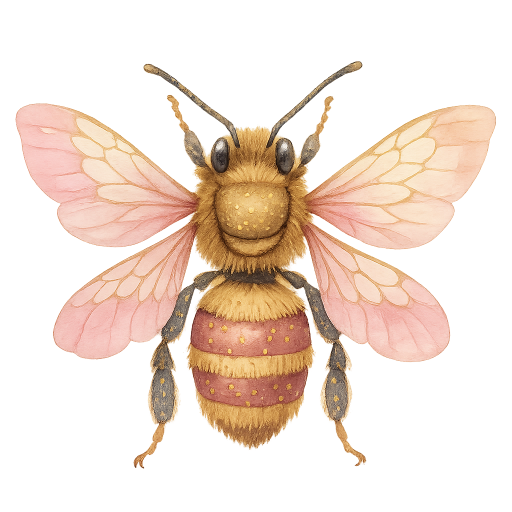
#> input picture Etsy Helper/Upscaler/01.png, 1024 x 1024 px, found by its file name (shown at 1/2 size); its folder holds only this picture in this run
$ python 12xkare-preview.py
#> lines starting #> are read from the running program, lines starting #| are printed output that depends on the picture
from PIL import Image, ImageDraw, ImageFont
import os
import subprocess

# Görsellerin bulunduğu dosya yolu.
directory = '/Users/macox/Desktop/Etsy Helper/Upscaler'

# Yeni bir 2048x2048'lik boş bir resim oluştur.
new_im = Image.new('RGB', (2048, 2048), "white")
#> new_im: PIL image 2048x2048 RGB; every value is 255

# Klasördeki tüm uygun dosyaları bul ve listele.
image_files = [os.path.join(directory, f) for f in os.listdir(directory) if f.endswith(('.jpg', '.jpeg', '.png'))]

# Dosya listesinden ilk 12 görseli al.
image_files = image_files[:12]

# Görüntüleri yükle ve RGB'ye dönüştür.
images = []
for img in image_files:
    try:
        with Image.open(img) as opened_img:
            # PNG ise ve transparanlık varsa arka planı beyaz yap
#> opened_img is the input picture: PIL image 1024x1024 RGBA; mean R, G, B, A 174.4, 139.1, 107.7, 91.6
            if opened_img.mode in ('RGBA', 'LA'):
                bg = Image.new('RGB', opened_img.size, (255, 255, 255))
#> bg: PIL image 1024x1024 RGB; every value is 255
                bg.paste(opened_img, mask=opened_img.split()[-1])
                images.append(bg)
            else:
                images.append(opened_img.convert('RGB'))
    except Exception as e:
        print(f"HATA: {img} açılırken hata: {e}")

# Görüntüleri yeni resmin içine 4x3 düzende yerleştir.
x_offset = 0
y_offset = 50  # Üst kısmına 50 piksellik beyaz arkaplan ekleyin.
for i, im in enumerate(images):
    im = im.resize((512, 512), Image.LANCZOS)
    new_im.paste(im, (x_offset, y_offset))
    x_offset += 512
    if (i + 1) % 4 == 0:
        x_offset = 0
        y_offset += 512
#> this loop made 1 pass
#> pass 1, `im = im.resize((512, 512), Image.LANCZOS)`:
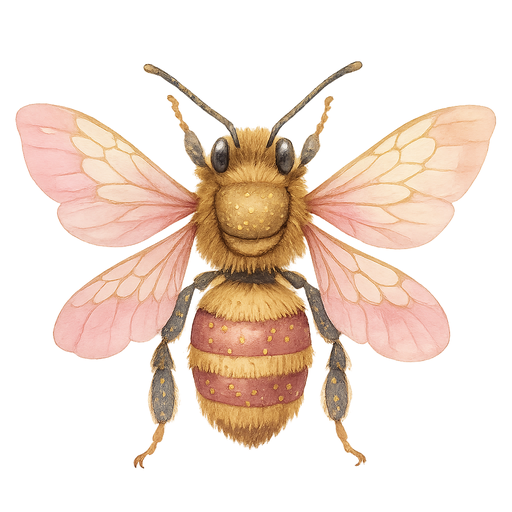
#> im: PIL image 512x512 RGB; mean R, G, B 240.1, 223.9, 212.7
#> after the loop:
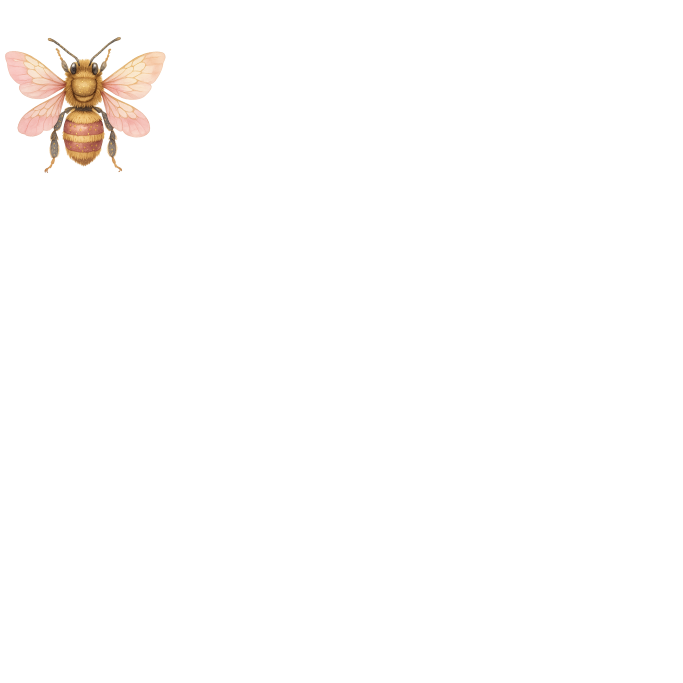
#> new_im: PIL image 2048x2048 RGB (shown at 1/3 size); mean R, G, B 254.1, 253.1, 252.4
#> after the loop, y_offset = 50

# Alt bölge için bir boşluk bırak.
bottom_section_height = 400
bottom_section = Image.new('RGB', (2048, bottom_section_height), '#ede3db')
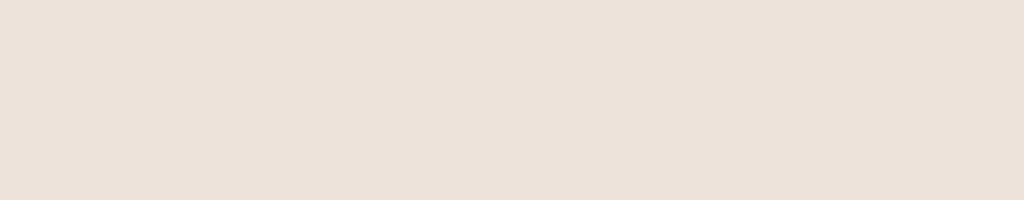
#> bottom_section: PIL image 2048x400 RGB (shown at 1/2 size); mean R, G, B 237, 227, 219
new_im.paste(bottom_section, (0, 2048 - bottom_section_height))
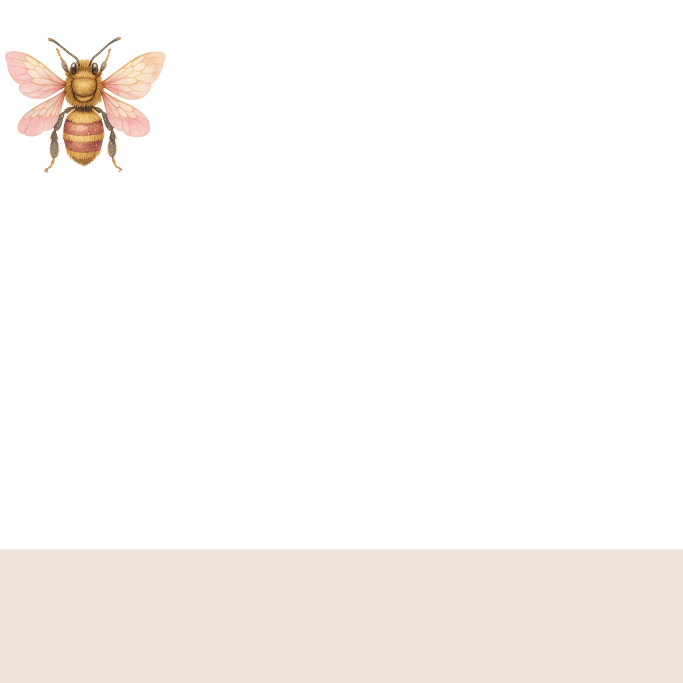
#> new_im: PIL image 2048x2048 RGB (shown at 1/3 size); mean R, G, B 250.6, 247.6, 245.3

# Alt bölgeye yazı yaz.
draw = ImageDraw.Draw(new_im)
font_path = "/Users/macox/Library/Fonts/La Luxes Serif.otf"
font_size = 50
font = ImageFont.truetype(font_path, font_size)

# Kenarlık rengi
border_color = "black"
# Kenarlık genişliği
border_width = 1

# Tüm metinlerin yüksekliği eşit olacak şekilde ayarlanır.
text_height = max([draw.textbbox((0, 0), line, font=font)[3] for line in "WHITE\nBACKGROUND".split('\n')])
#> text_height = 48

# Alt bölge yüksekliği ve metin yüksekliği hesaplamaları.
bottom_section_height = 380
vertical_padding = (bottom_section_height - text_height) // 2
#> vertical_padding = 166

# Satır arası boşluk
line_spacing = 20

# --- Alt banttaki tüm yazı bloklarını tam ortala ---
# Sol blok
left_text_lines = "TRANSPARENT\nBACKGROUND".split('\n')
left_block_height = sum([draw.textbbox((0, 0), line, font=font)[3] - draw.textbbox((0, 0), line, font=font)[1] for line in left_text_lines]) + line_spacing * (len(left_text_lines) - 1)
#> left_block_height = 96
left_text_x = 512 / 2 + 35
left_block_y = 2048 - bottom_section_height + (bottom_section_height - left_block_height) // 2 + 20
#> left_block_y = 1830
left_y = left_block_y
#> left_y = 1830
for line in left_text_lines:
    text_bbox = draw.textbbox((0, 0), line, font=font)
    text_height = text_bbox[3] - text_bbox[1]
    draw.text((left_text_x, left_y), line, font=font, fill="black", anchor="mm", stroke_width=border_width, stroke_fill=border_color)
    left_y += text_height + line_spacing
#> this loop made 2 passes
#> (text_bbox, text_height, left_y) on passes 1 to 2: ((-1, 10, 362, 48), 38, 1888), ((0, 10, 361, 48), 38, 1946)
#> after the loop, left_y = 1946

# Sağ blok
right_text_lines = "300 DPI\n4600x4600px".split('\n')
right_block_height = sum([draw.textbbox((0, 0), line, font=font)[3] - draw.textbbox((0, 0), line, font=font)[1] for line in right_text_lines]) + line_spacing * (len(right_text_lines) - 1)
#> right_block_height = 105
right_text_x = 2048 - 512 / 2
right_block_y = 2048 - bottom_section_height + (bottom_section_height - right_block_height) // 2 + 20
#> right_block_y = 1825
right_y = right_block_y
#> right_y = 1825
for line in right_text_lines:
    text_bbox = draw.textbbox((0, 0), line, font=font)
    text_height = text_bbox[3] - text_bbox[1]
    draw.text((right_text_x, right_y), line, font=font, fill="black", anchor="mm", stroke_width=border_width, stroke_fill=border_color)
    right_y += text_height + line_spacing
#> this loop made 2 passes
#> (text_bbox, text_height, right_y) on passes 1 to 2: ((0, 10, 195, 48), 38, 1883), ((0, 10, 345, 57), 47, 1950)
#> after the loop, right_y = 1950

# Orta blok (PNG\nCLIPART)
center_text_lines = ["PNG", "CLIPART"]
center_font_size_clipart = 80
center_font_clipart = ImageFont.truetype(font_path, center_font_size_clipart)
center_block_height = sum([draw.textbbox((0, 0), line, font=center_font_clipart)[3] - draw.textbbox((0, 0), line, font=center_font_clipart)[1] for line in center_text_lines]) + line_spacing * (len(center_text_lines) - 1)
#> center_block_height = 140
center_text_x = 2048 / 2
center_block_y = 2048 - bottom_section_height + (bottom_section_height - center_block_height) // 2 + 20
#> center_block_y = 1808
center_y = center_block_y
#> center_y = 1808
for line in center_text_lines:
    text_bbox = draw.textbbox((0, 0), line, font=center_font_clipart)
    text_height = text_bbox[3] - text_bbox[1]
    draw.text((center_text_x, center_y), line, font=center_font_clipart, fill="black", anchor="mm", stroke_width=border_width, stroke_fill=border_color)
    center_y += text_height + line_spacing
#> this loop made 2 passes
#> (text_bbox, text_height, center_y) on passes 1 to 2: ((0, 16, 170, 76), 60, 1888), ((0, 16, 322, 76), 60, 1968)
#> after the loop, center_y = 1968

# Yeni resmi kaydet.
output_path_jpg = '/Users/macox/Desktop/Etsy Helper/Upscaler/Main Preview/Main Preview.jpg'
os.makedirs(os.path.dirname(output_path_jpg), exist_ok=True)
new_im.save(output_path_jpg, format='JPEG', quality=95)
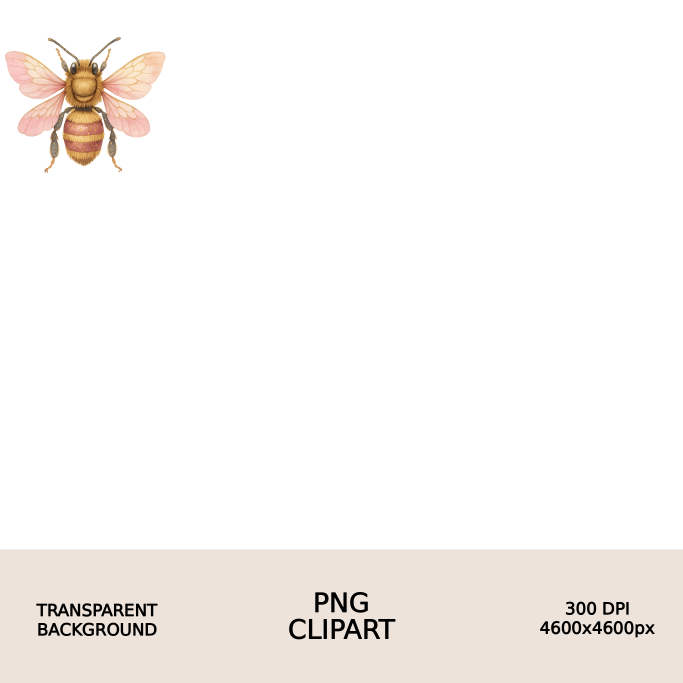
#> saved as Main Preview.jpg: PIL image 2048x2048 RGB (shown at 1/3 size); mean R, G, B 248.7, 245.8, 243.6

# Preview görseli üretildikten sonra watermark ekle
# watermark_script = '/Users/macox/Desktop/Etsy Helper/Upscaler/watermark.py'
# subprocess.run(['python3', watermark_script], check=True)

$ run again, on Etsy Helper/Upscaler/05.png
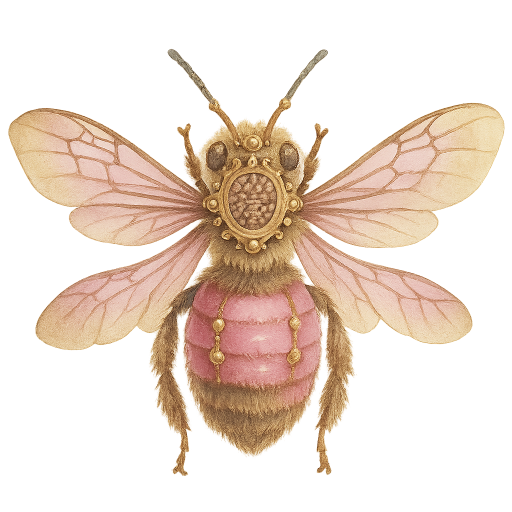
#> input picture Etsy Helper/Upscaler/05.png, 1024 x 1024 px, found by its file name (shown at 1/2 size)
#> opened_img is the input picture: PIL image 1024x1024 RGBA; mean R, G, B, A 188.7, 158.1, 123.9, 94.3
#> the loop `for i, im in enumerate(images):` made 1 pass
#> after the loop `for i, im in enumerate(images):`:
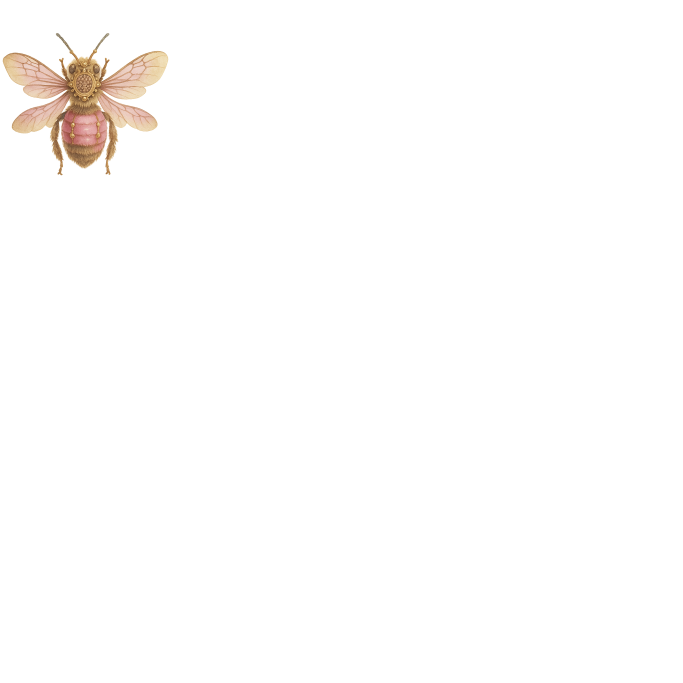
#> new_im: PIL image 2048x2048 RGB (shown at 1/3 size); mean R, G, B 253.8, 252.9, 252.1
#> after the loop `for i, im in enumerate(images):`: y_offset = 50
#> `text_height = max([draw.textbbox((0, 0), line, font=font)[3] for line ..`: text_height = 48
#> vertical_padding = 166
#> left_block_height = 96
#> left_block_y = 1830
#> the loop `for line in left_text_lines:` made 2 passes
#> (text_bbox, text_height, left_y) on passes 1 to 2: ((-1, 10, 362, 48), 38, 1888), ((0, 10, 361, 48), 38, 1946)
#> after the loop `for line in left_text_lines:`: left_y = 1946
#> right_block_height = 105
#> right_block_y = 1825
#> the loop `for line in right_text_lines:` made 2 passes
#> (text_bbox, text_height, right_y) on passes 1 to 2: ((0, 10, 195, 48), 38, 1883), ((0, 10, 345, 57), 47, 1950)
#> after the loop `for line in right_text_lines:`: right_y = 1950
#> center_block_height = 140
#> center_block_y = 1808
#> the loop `for line in center_text_lines:` made 2 passes
#> (text_bbox, text_height, center_y) on passes 1 to 2: ((0, 16, 170, 76), 60, 1888), ((0, 16, 322, 76), 60, 1968)
#> after the loop `for line in center_text_lines:`: center_y = 1968
#> `new_im.save(output_path_jpg, format='JPEG', quality=95)`:
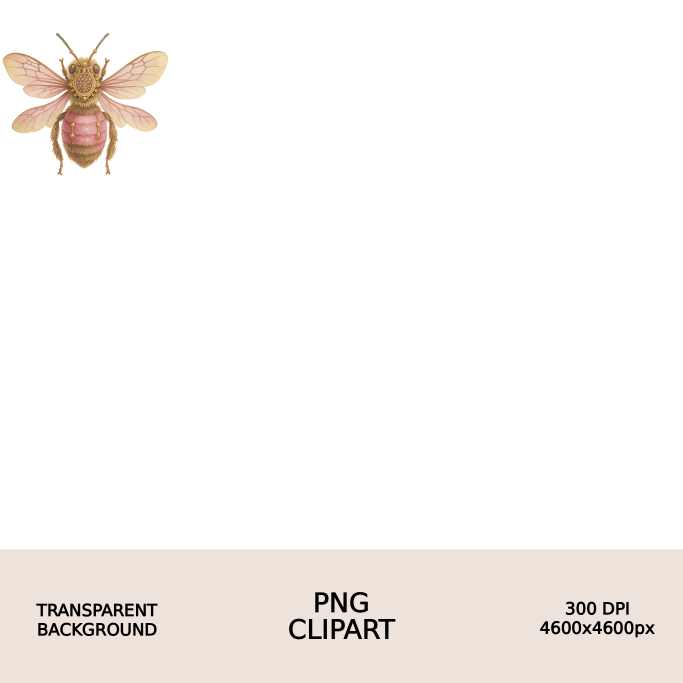
#> saved as Main Preview.jpg: PIL image 2048x2048 RGB (shown at 1/3 size); mean R, G, B 248.4, 245.6, 243.4

$ run again, on Etsy Helper/Upscaler/06.png
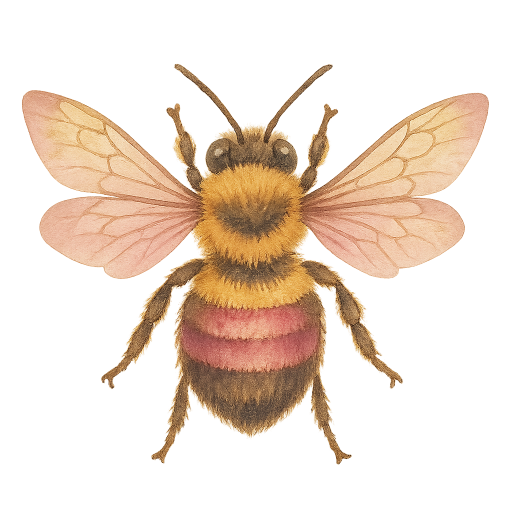
#> input picture Etsy Helper/Upscaler/06.png, 1024 x 1024 px, found by its file name (shown at 1/2 size)
#> opened_img is the input picture: PIL image 1024x1024 RGBA; mean R, G, B, A 205.8, 173.5, 137.9, 80.5
#> the loop `for i, im in enumerate(images):` made 1 pass
#> after the loop `for i, im in enumerate(images):`:
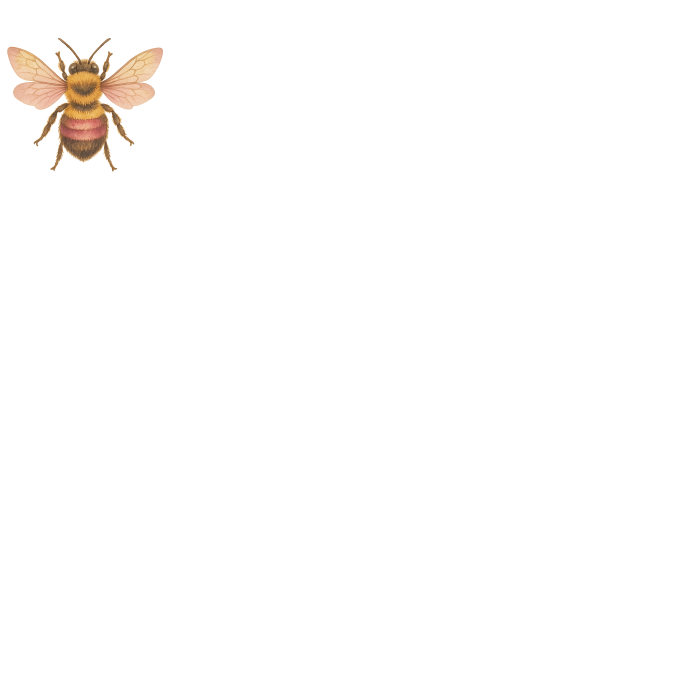
#> new_im: PIL image 2048x2048 RGB (shown at 1/3 size); mean R, G, B 253.9, 253, 252.2
#> after the loop `for i, im in enumerate(images):`: y_offset = 50
#> `text_height = max([draw.textbbox((0, 0), line, font=font)[3] for line ..`: text_height = 48
#> vertical_padding = 166
#> left_block_height = 96
#> left_block_y = 1830
#> the loop `for line in left_text_lines:` made 2 passes
#> (text_bbox, text_height, left_y) on passes 1 to 2: ((-1, 10, 362, 48), 38, 1888), ((0, 10, 361, 48), 38, 1946)
#> after the loop `for line in left_text_lines:`: left_y = 1946
#> right_block_height = 105
#> right_block_y = 1825
#> the loop `for line in right_text_lines:` made 2 passes
#> (text_bbox, text_height, right_y) on passes 1 to 2: ((0, 10, 195, 48), 38, 1883), ((0, 10, 345, 57), 47, 1950)
#> after the loop `for line in right_text_lines:`: right_y = 1950
#> center_block_height = 140
#> center_block_y = 1808
#> the loop `for line in center_text_lines:` made 2 passes
#> (text_bbox, text_height, center_y) on passes 1 to 2: ((0, 16, 170, 76), 60, 1888), ((0, 16, 322, 76), 60, 1968)
#> after the loop `for line in center_text_lines:`: center_y = 1968
#> `new_im.save(output_path_jpg, format='JPEG', quality=95)`:
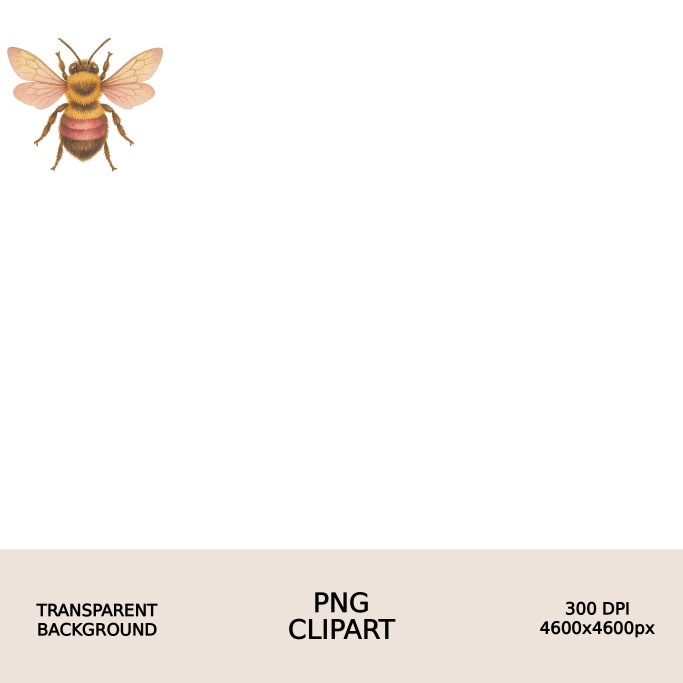
#> saved as Main Preview.jpg: PIL image 2048x2048 RGB (shown at 1/3 size); mean R, G, B 248.5, 245.7, 243.4

$ run again, on Etsy Helper/Upscaler/07.png
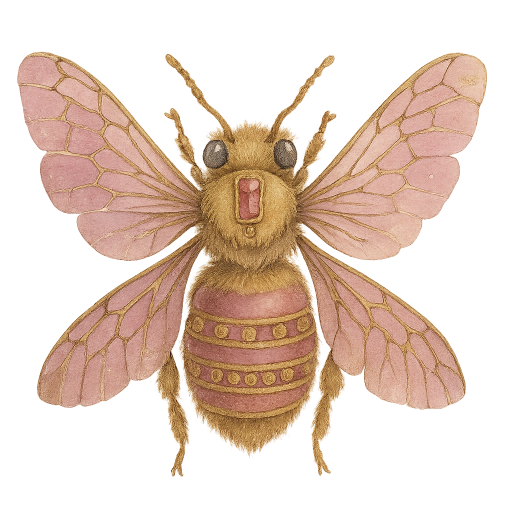
#> input picture Etsy Helper/Upscaler/07.png, 1024 x 1024 px, found by its file name (shown at 1/2 size)
#> opened_img is the input picture: PIL image 1024x1024 RGBA; mean R, G, B, A 177.3, 137.5, 104.7, 108.4
#> the loop `for i, im in enumerate(images):` made 1 pass
#> after the loop `for i, im in enumerate(images):`:
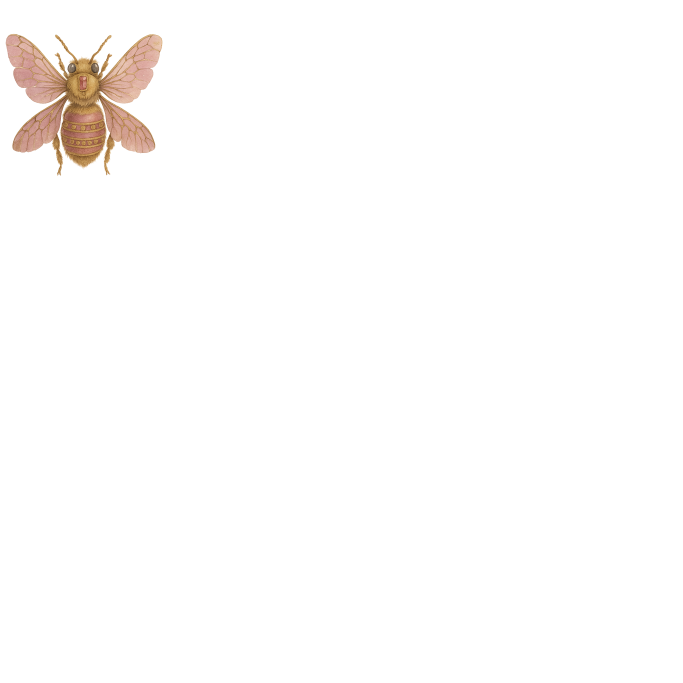
#> new_im: PIL image 2048x2048 RGB (shown at 1/3 size); mean R, G, B 253.4, 252.1, 251.3
#> after the loop `for i, im in enumerate(images):`: y_offset = 50
#> `text_height = max([draw.textbbox((0, 0), line, font=font)[3] for line ..`: text_height = 48
#> vertical_padding = 166
#> left_block_height = 96
#> left_block_y = 1830
#> the loop `for line in left_text_lines:` made 2 passes
#> (text_bbox, text_height, left_y) on passes 1 to 2: ((-1, 10, 362, 48), 38, 1888), ((0, 10, 361, 48), 38, 1946)
#> after the loop `for line in left_text_lines:`: left_y = 1946
#> right_block_height = 105
#> right_block_y = 1825
#> the loop `for line in right_text_lines:` made 2 passes
#> (text_bbox, text_height, right_y) on passes 1 to 2: ((0, 10, 195, 48), 38, 1883), ((0, 10, 345, 57), 47, 1950)
#> after the loop `for line in right_text_lines:`: right_y = 1950
#> center_block_height = 140
#> center_block_y = 1808
#> the loop `for line in center_text_lines:` made 2 passes
#> (text_bbox, text_height, center_y) on passes 1 to 2: ((0, 16, 170, 76), 60, 1888), ((0, 16, 322, 76), 60, 1968)
#> after the loop `for line in center_text_lines:`: center_y = 1968
#> `new_im.save(output_path_jpg, format='JPEG', quality=95)`:
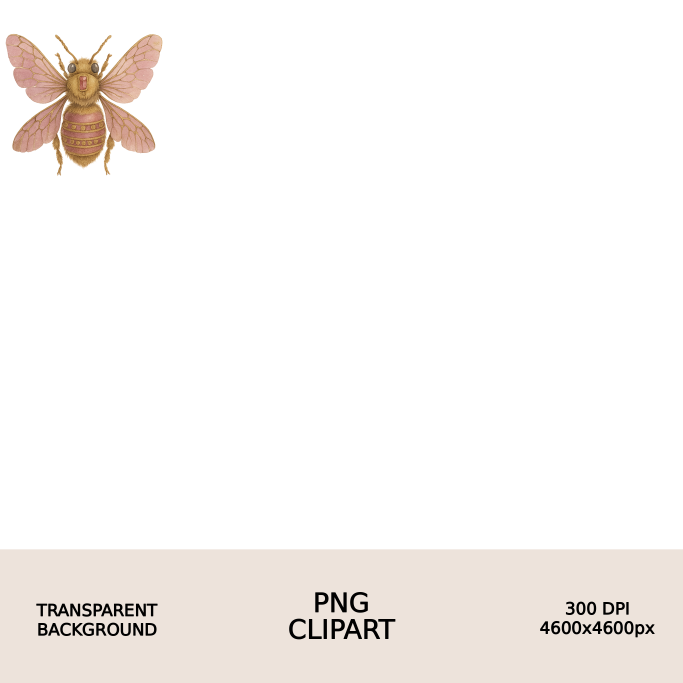
#> saved as Main Preview.jpg: PIL image 2048x2048 RGB (shown at 1/3 size); mean R, G, B 247.9, 244.8, 242.5
